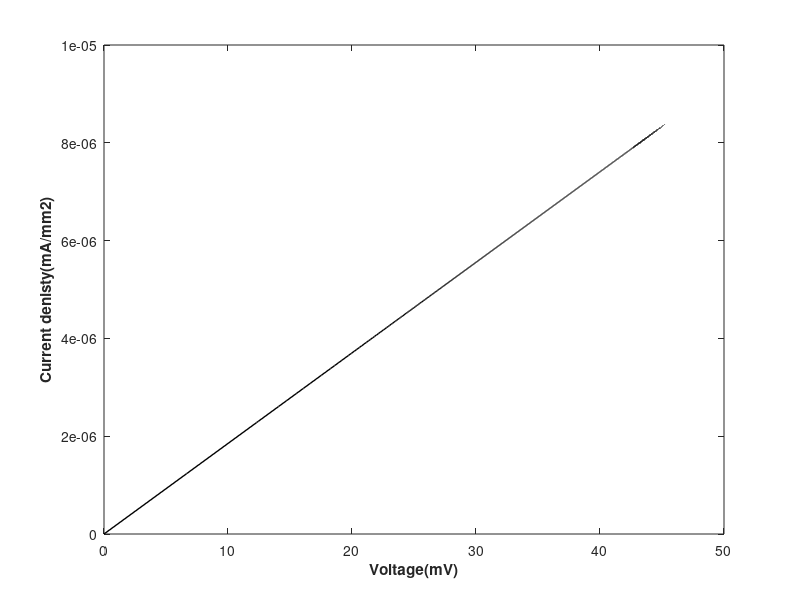
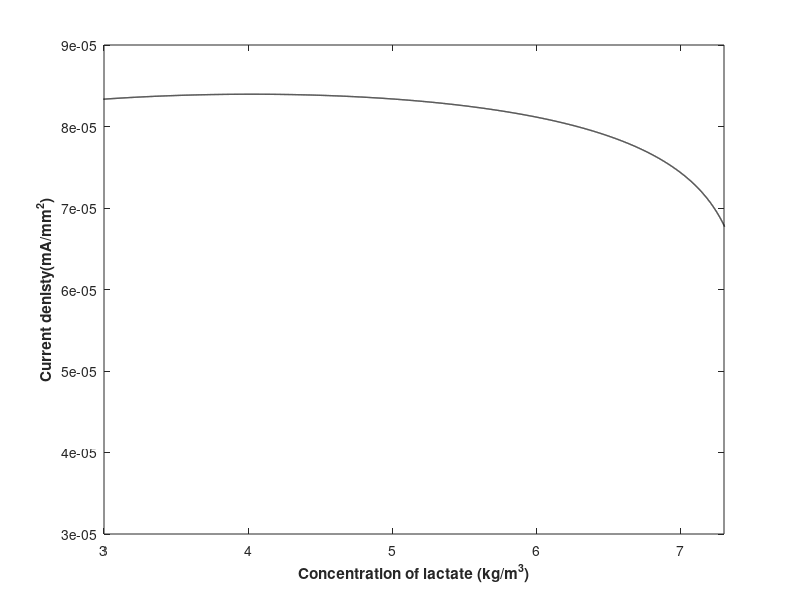

Write the MATLAB code that produced these figures, in order.

clc
clear  
close all 
% Comment to test making commits from Git Gui
% Adding a comment to test Gitnuro

%% ASSIGNING PARAMETER VALUES
T = 273; %:10:453;  
d_t=1;
t = 0:d_t:18000; % 5 hours
cs_temp = zeros(length(T),length(t));

Ds=(0.2544*10^(-4))/86400;  %diffusivity of lactate (m2/day)
Ll=2*10^(-4);               %the thickness of laminar diffusion sublayer()
rho=50;                    

%The biomass density (kg/m3)
Yac=0.212;                  %The bacterial yield (kg dry cell/kg)
bina=0.02/86400;            %Inactivation coefficient (/day) 
bdet=0.05/86400;            %Detachment coefficient(/day)
Dco2=(0.9960*10^(-4))/86400; %The diffusivity of carbon dioxide (m2/day)
Dh=(2.3328*10^(-4))/86400;   %Diffusivity of hydrogen(m2/day)
Am=54*10^(-4);               %area of membrane(m2)
F=96450;                    %Fradays constant(C/mol) 
T = T;                    %Temperature(K)
R=8.314;                    %gas constant 
Vc=135*10^(-6);             % F - UNKNOWN PARAMETER - Defined here and then not used 
Va=135*10^(-6);             % F - UNKNOWN PARAMETER - Used multiple times
Eoanode=340;                % Standard voltage anode (mV)
Eocathode=1299;             % Standard volatage cathode(mV)
ioref=0.001;                % Exchange current in reference conditions(mA)
b=120;                      %Tafel Coefficient (mV)
dcell=2.5*10^(-2);          %distance between electrodes(m)
kaq=3500;                   %Solution conductivity (mS/m)
Eka=-155;                   % F - UNKNOWN PARAMETER - Is created here and then not used for some reason!?
dm=4.5;                     %Membrance thickness(m)
km=1.7;                      %Membrance conductivity (mS/m )
co2equi=7.26*10^(-3);       % F - UNKNOWN PARAMTER
kla=414/86400;              %Overall volumetric oxygen mass tranfer coefficient (/day)
qo2=2.64/86400;             %specific uptake rate of oxygen (/day)
rmax=100.9/3600;            % reaction rate constant(/day)
ks=1.27*10^(-3);            % Half-max-rate lactate concentration 
chb=10^(-7);                %  Concentration of hydrogen in bulk liquid(kg/m3)



%% EQUATIONS

f1 = @(cs) rmax*(cs/(ks+cs)) ;
f2 = @(mu,nact,phia) (mu*(1/(1+exp(-F/(R*T*1000)*nact)))*phia) ;
f3 = @(rs,phia,delta,L) Yac*rs-bina*phia+(phia/L)*delta-(phia/L)*(Yac*rs*L+delta) ;
f4 = @(rs,L,delta) Yac*rs*L+delta ;
f5 = @(L) -bdet*L ;
f6 = @(L,csb,cs,rs,delta) (Ds/(Ll*L))*(csb-cs)-rho*rs-(cs/L)*(Yac*rs*L+delta);
f7 = @(L,cco2b,cco2,rs,delta) (Dco2/(Ll*L))*(cco2b-cco2)+4*rho*rs-(cco2/L)*(Yac*rs*L+delta) ;
f8 = @(L,chb,ch,rs,delta) (Dh/(Ll*L))*(chb-ch)+12*rho*rs-(ch/L)*(Yac*rs*L+delta) ;
f9 = @(rs,L,delta) -Am*(Yac*rs*L+delta) ;
f10 = @(csb,cs,vl) (1/vl)*(-(Am*Ds/Ll)*(csb-cs)) ;
f11 = @(cco2b,cco2,vl) (1/vl)*(-(Am*Dco2/Ll)*(cco2b-cco2)) ;
f12 = @(i) -2.24*10^(-7)*(i)+0.0067;
%f12 = @(i) (kla*co2equi+7.7167*10^(-8)*exp(-(i)*(kla+qo2)))/(kla+qo2);
f13 = @(co2,ch)  Eocathode-((R*T*1000)/(4*F))*log(1/(co2*(ch^4))) ;
f14 = @(ch,cco2,cs) Eoanode-((R*T*1000)/(12*F))*log(((cco2^3)*(ch)^(11))/cs) ;
f15 = @(csb) (12*F*Ds*1000*csb)/(Ll) ;
f16 = @(I) ((dm/km)+(dcell/kaq))*(I/1000) ;
f17 = @(I,il) ((R*T)/(12*F))*1000*log(il/(il-I)) ;
f18 = @(I,cs) (b/2.303)*asinh(I/(2*ioref*cs)) ;
f19 = @(Ecathode,Eanode,nohm,nconc,nact) abs(Ecathode-Eanode)-nohm-nconc-nact ;
f20 = @(Eoutput)  Eoutput/100;

%% MATRIX CREATION AND VALUE ASSIGNMENT
d_t=1;
t = 0:d_t:18000;

mu=zeros(1,length(t));
rs=zeros(1,length(t));
phia=zeros(1,length(t));
L=zeros(1,length(t));
cs=zeros(1,length(t));
delta=zeros(1,length(t));
cco2=zeros(1,length(t));
ch=zeros(1,length(t));
vl=zeros(1,length(t));
csb=zeros(1,length(t));
cco2b=zeros(1,length(t));
co2=zeros(1,length(t));
Ecathode=zeros(1,length(t));
Eanode=zeros(1,length(t));
il=zeros(1,length(t));
nohm=zeros(1,length(t));
nconc=zeros(1,length(t));
nact=zeros(1,length(t));
Eoutput=zeros(1,length(t));
I=zeros(1,length(t));

%% INITAL VALUE ASSIGNMENT

mu(1)=1.166370409*10^(-3); %specific growth rate ()
rs(1)=2.5*10^(-20);        %INITIAL I NEED TO BE KNOWN(TAKEN ZERO HERE) to vary
phia(1)=0.4286802857;      %volume fraction of active biomass 
L(1)=0.025810^(-5);        %Thickness of biofilm 
cs(1)=7.5;                 %The concentration of lactate in biofilm(kg/m3)
delta(1)=-1.446759259*10^(-08); %detachment rate
cco2(1)=1.804718175*10^(-10);%INITIAL CO2 CONC NEEDED and here up needed to be reviewed
ch(1)=10^(-7);               % concentration of hydrogen in biofilm(kg/m3)
vl(1)=135*10^(-6);           %Bulk liquid anoide chamber volume(m3)
csb(1)=5;                    % Concentration of lactate in bulk liquid(kg/m3)
cco2b(1)=1.804718175*10^(-25); %The concentration of hydrogen in bulk of liquid(kg/m3)
co2b(1)=7.23*10^(-3);          % COncnetraiton of oxygen in bulk 
co2(1)=7.23*10^(-3);            %The concentration of oxygen in cathode camber(kg/m3)
Ecathode(1)=845.8563841;        % Believed to be cathode potential based on description given in Figure 7
Eanode(1)=845.8563841;          % Believed to be anode potential based on description given in Figure 7
il(1)=8519.75;                  %limited current of mass transfer 
nohm(1)=0;                     % Ohmic overpontential (mV)
nconc(1)=0;                    %COncentration overpotential(mV)
nact(1)=0;                     %Activation of overpotential(mV)
Eoutput(1)=0;                   % F - VOLTAGE OUT
I(1)=0;                         % F - CURRENT 

%% SOLVING THE SYSTEM OF ODEs
     for i=1:(length(t)-1)

        phia(i+1) = phia(i) + d_t*f3(rs(i),phia(i),delta(i),L(i));
        L(i+1) = L(i) + d_t*f4(rs(i),L(i),delta(i));
        delta(i+1) = delta(i) + d_t*f5(L(i));
        cs(i+1) = cs(i) + 0.00031*d_t*f6(L(i),csb(i),cs(i),rs(i),delta(i));
        cco2(i+1) = cco2(i) + d_t*f7(L(i),cco2b(i),cco2(i),rs(i),delta(i));
        ch(i+1) = ch(i) + 0.0000003*d_t*f8(L(i),chb,ch(i),rs(i),delta(i));
        vl(i+1) = vl(i) + d_t*f9(rs(i),L(i),delta(i));
        csb(i+1) = csb(i) + d_t*f10(csb(i),cs(i),vl(i));
        cco2b(i+1) = cco2b(i) + d_t*f11(cco2b(i),cco2(i),vl(i));
        co2(i+1) = f12(i+d_t);
        Ecathode(i+1) = f13(co2(i+1),ch(i+1));
        Eanode(i+1) = f14(ch(i+1),cco2(i+1),cs(i+1));
        il(i+1) = f15(csb(i+1));
        nohm(i+1) = f16(I(i));
        nconc(i+1) = f17(I(i),il);
        nact(i+1) = f18(I(i),cs(i+1));
        mu(i+1) = f1(cs(i+1));
        rs(i+1) = f2(mu(i+1),nact(i+1),phia(i+1));
        Eoutput(i+1) = f19(Ecathode(i+1),Eanode(i+1),nohm(i+1),nconc(i+1),nact(i+1));
        I(i+1) = f20(Eoutput(i+1));

 
     end
 
%% CACULATING POWER GENERATION FROM SOLVED CURRENT     
idensity=(I/54)*10^(-3);
% mut=(mu(1)-kd).*t;
% mutnoexp(:,:)=exp(mut);
power=Eoutput.*I/10;
eff(:,:)=power/76.7;     

%% PLOTTING
% % end
% figure (3)
% % plot(cs(1:14000),eff(1:14000))
% plot(eff(1:12000)/10,cs(1:12000))
% xlabel('Efficiency')
% ylabel('Concentration of lactate (kg/m^{3})')
% saveas(gcf,'efficiency.tiff')
% % xlim([2.1,7.5]);
% % ylim([]);
% figure (4)
% plot(I(1:14000)/10,cs(1:14000))
% xlabel('Current density (mA/m^{2})')
% ylabel('Concentration of lactate (kg/m^{3})')
% saveas(gcf,'current_density.tiff')
% % xlim([]);
% % ylim([]);



% figure (7)
% plot(Eanode(11:14000),I(11:14000),'k','LineWidth',0.5)
% xlabel('anode potential(mV)','FontWeight','bold')
% ylabel('Current(mA)','FontWeight','bold')
% saveas(gcf,'current_AnodePotential.tiff')

figure (8)
plot(Eoutput(1:14000)/10,idensity(1:14000)/10,'k','LineWidth',1)
xlabel('Voltage(mV)','FontWeight','bold')
ylabel('Current denisty(mA/mm{2})','FontWeight','bold')
% xlim([15,35]);
% ylim([2.5,7.55]);
saveas(gcf,'currentdensityVSvoltage.tiff')


figure (9)
plot(cs(11:14000),idensity(11:14000),'k','LineWidth',1)
xlabel('Concentration of lactate (kg/m^{3})','FontWeight','bold')
ylabel('Current denisty(mA/mm^{2})','FontWeight','bold')
xlim([3,7.3]);
% ylim([2.5,7.55]);
saveas(gcf,'currentdensityVScs.tiff')

% I want to add a plot to show th biofilm thickness against the current
% density for comparison to published papers

figure (10)
plot(L(11:14000),idensity(11:14000),'k','LineWidth',1)
xlabel('Biofilm Thickness (kg/m^{3})','FontWeight','bold')
ylabel('Current denisty(mA/mm^{2})','FontWeight','bold')
% xlim([3,7.3]);
% ylim([2.5,7.55]);



